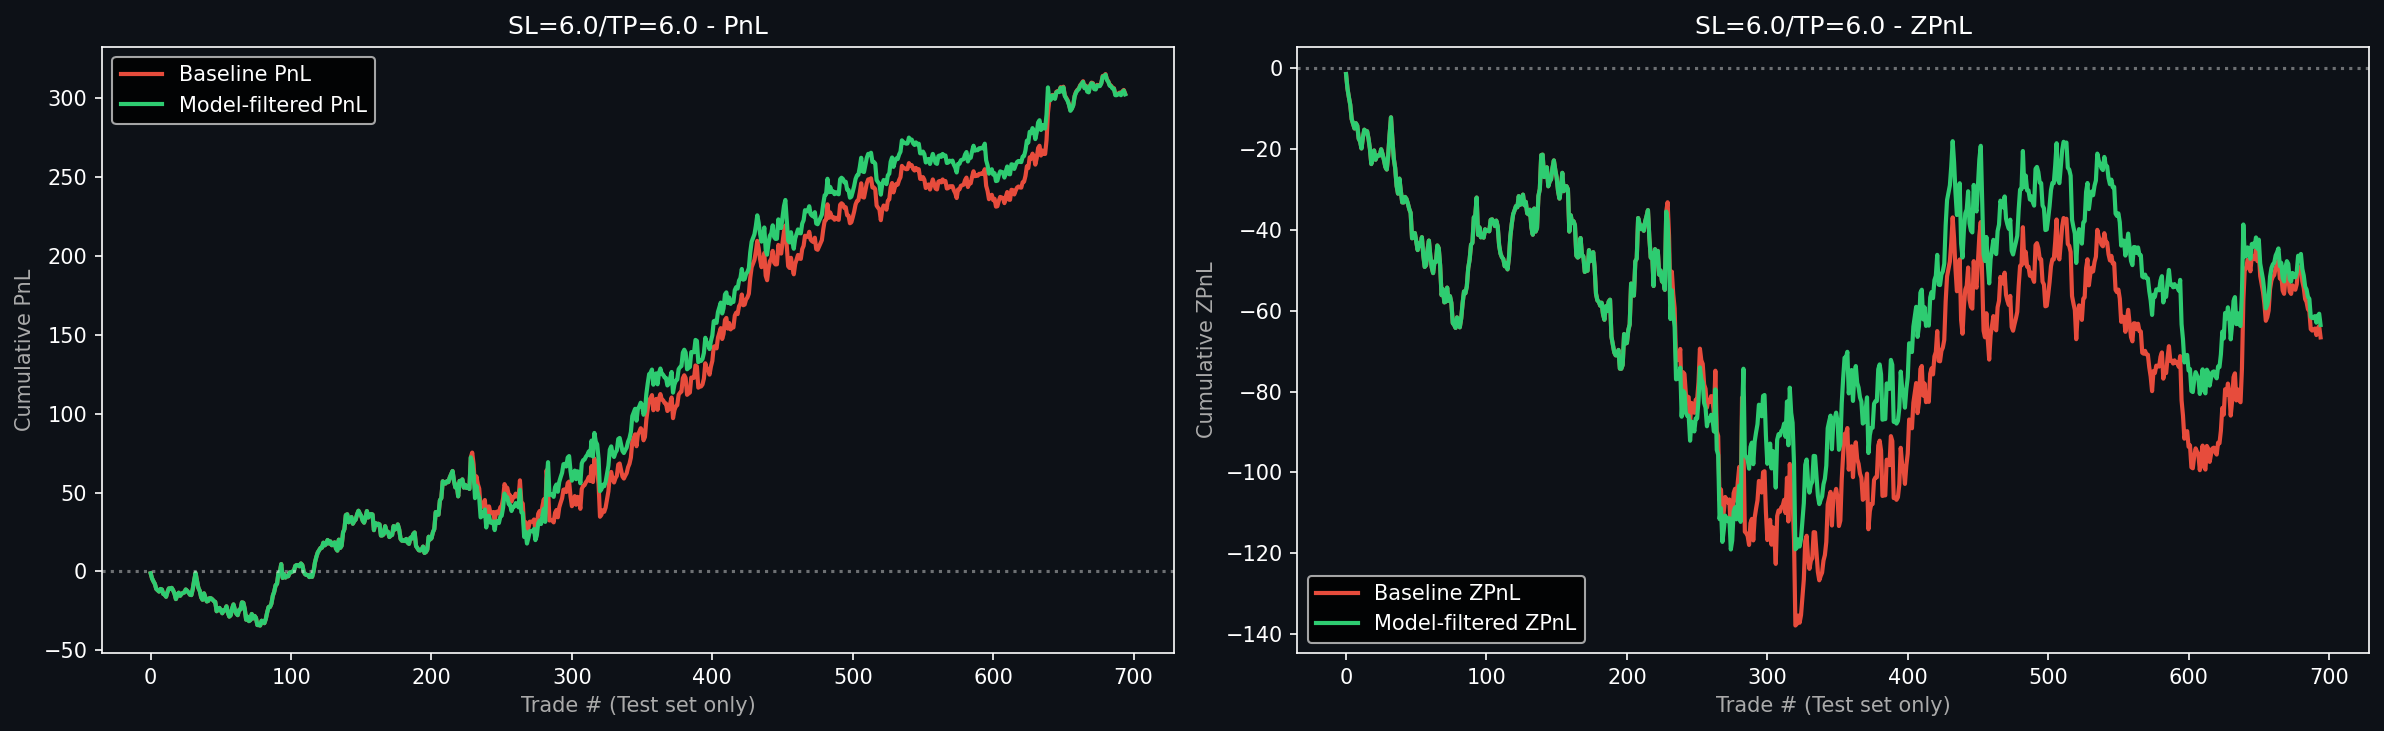

Python code for this plot:
"""
Model 1 (autoregressive PnL) on the SL=6.0/TP=6.0 trade log — recovered from
session transcript e9e1dc13-550d-4fcd-9c75-3da972a3b99a.jsonl (was originally
run ad-hoc via Bash -c, not saved). Saved here now so it isn't lost again.

Same logic as 18_model1_test_vs_baseline_zpnl.py, run against
TATAMOTORS_2015-2025_trade_log_SL6_TP6.csv instead of the live 2.0/4.5 log,
to test whether the autoregressive edge survives at the SL/TP sweep's
"best" combo. Produces 18_model1_SL6TP6_comparison.png (side-by-side PnL
and ZPnL panels).
"""
import pandas as pd
import numpy as np
import matplotlib.pyplot as plt
from sklearn.linear_model import LinearRegression


def zerodha_short(entry, exit_price):
    brok = min(0.0003 * entry, 20) + min(0.0003 * exit_price, 20)
    stt = entry * 0.00025
    txn = (entry + exit_price) * 0.0000307
    sebi = (entry + exit_price) * 0.000001
    stamp = exit_price * 0.000003
    gst = 0.18 * (brok + txn + sebi)
    return brok + stt + txn + sebi + stamp + gst


trades = pd.read_csv('TATAMOTORS_2015-2025_trade_log_SL6_TP6.csv')
trades['entry_dt'] = pd.to_datetime(trades['entry_dt'])
trades = trades.sort_values('entry_dt').reset_index(drop=True)
trades['zpnl'] = trades.apply(lambda r: r['pnl'] - zerodha_short(r['entry'], r['exit_price']), axis=1)
trades['prev_trade_pnl'] = trades['pnl'].shift(1)
trades = trades.dropna(subset=['prev_trade_pnl']).reset_index(drop=True)

n = len(trades)
train_n = int(n * 0.75)
train = trades.iloc[:train_n]
test = trades.iloc[train_n:].copy()

model = LinearRegression()
model.fit(train[['prev_trade_pnl']], train['pnl'])
w, b = model.coef_[0], model.intercept_
print(f'w={w:.6f}  b={b:.6f}')

test['y_hat'] = model.predict(test[['prev_trade_pnl']])
test['signal'] = np.sign(test['y_hat'])
test['trade_return'] = test['signal'] * test['pnl']
test['trade_return_z'] = test['signal'] * test['zpnl']

test['cum_baseline'] = test['pnl'].cumsum()
test['cum_model'] = test['trade_return'].cumsum()
test['cum_baseline_z'] = test['zpnl'].cumsum()
test['cum_model_z'] = test['trade_return_z'].cumsum()

plt.style.use('dark_background')
fig, axes = plt.subplots(1, 2, figsize=(16, 5))
for ax, base_col, model_col, label, title in [
    (axes[0], 'cum_baseline', 'cum_model', 'PnL', 'PnL'),
    (axes[1], 'cum_baseline_z', 'cum_model_z', 'ZPnL', 'ZPnL'),
]:
    fig.patch.set_facecolor('#0d1117'); ax.set_facecolor('#0d1117')
    ax.plot(range(len(test)), test[base_col].values, label=f'Baseline {label}', color='#e74c3c', linewidth=2)
    ax.plot(range(len(test)), test[model_col].values, label=f'Model-filtered {label}', color='#2ecc71', linewidth=2)
    ax.axhline(0, color='white', linestyle=':', alpha=0.4)
    ax.set_xlabel('Trade # (Test set only)', color='#aaa')
    ax.set_ylabel(f'Cumulative {label}', color='#aaa')
    ax.set_title(f'SL=6.0/TP=6.0 - {title}', color='white', fontsize=12)
    ax.legend()
plt.tight_layout()
plt.savefig('18_model1_SL6TP6_comparison.png', dpi=150, bbox_inches='tight', facecolor=fig.get_facecolor())
print(f'Baseline final PnL: {test["cum_baseline"].iloc[-1]:.2f}   Model final PnL: {test["cum_model"].iloc[-1]:.2f}')
print(f'Baseline final ZPnL: {test["cum_baseline_z"].iloc[-1]:.2f}   Model final ZPnL: {test["cum_model_z"].iloc[-1]:.2f}')
